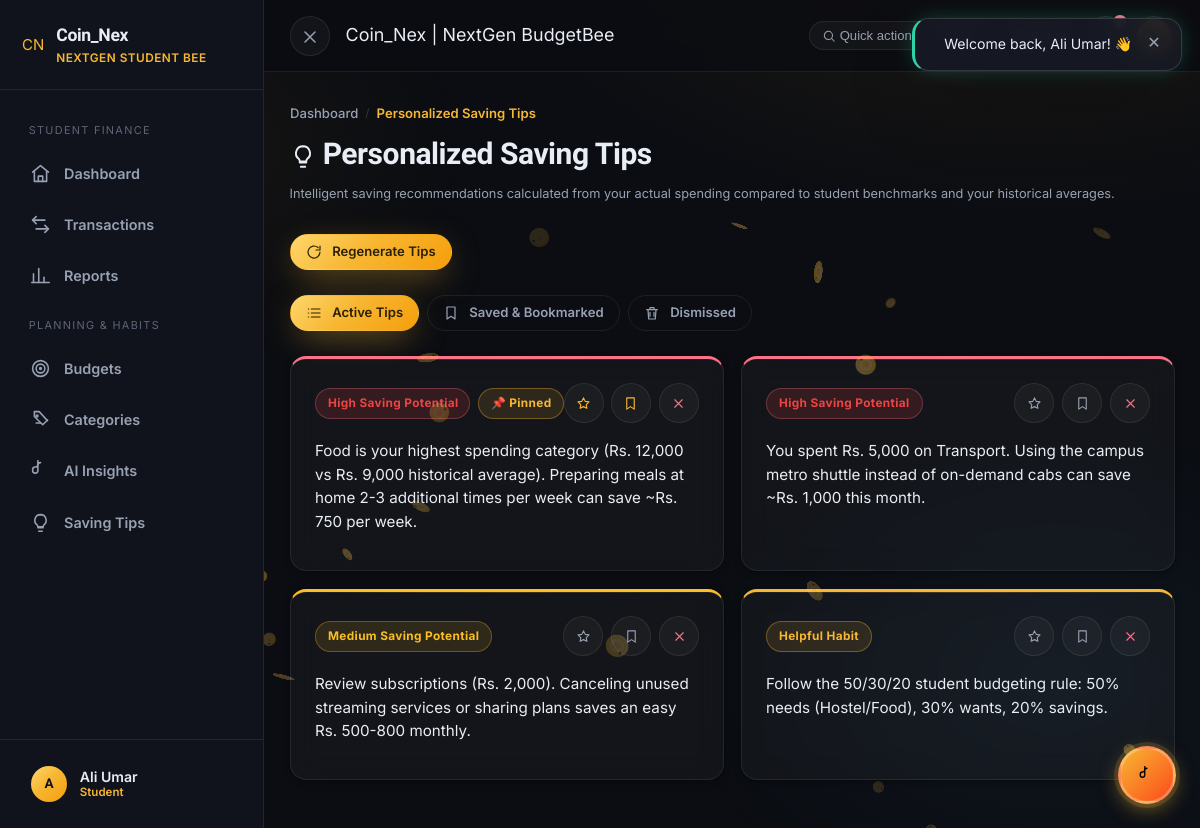
The app's page /tips (signed in) with its own data.
### tables this page shows
CREATE TABLE `tips` (
  `tip_id` int(10) UNSIGNED NOT NULL,
  `user_id` int(10) UNSIGNED NOT NULL,
  `category_id` int(10) UNSIGNED DEFAULT NULL,
  `tip_text` text NOT NULL,
  `rank_score` decimal(6,2) NOT NULL DEFAULT 0.00 COMMENT 'Estimated saving impact ranking',
  `is_pinned` tinyint(1) NOT NULL DEFAULT 0,
  `is_dismissed` tinyint(1) NOT NULL DEFAULT 0,
  `bookmarked` tinyint(1) NOT NULL DEFAULT 0,
  `created_at` datetime NOT NULL DEFAULT current_timestamp()
);

### app/controllers/TipsController.php (called while the page is built, shortened)
<?php
final class TipsController
{
    public function index(): void
    {
        $userId = Helper::userId();
        $filter = (string) Helper::get('view', 'active');
        $tips = Tips::allForUser($userId, $filter);
        require VIEWS_PATH . '/layouts/app-layout.php';
    }
}

### app/core/App.php (called while the page is built, shortened)
<?php
final class App
{
    public static function run(): void
    {
        $path = Helper::basePathUri();
        $segments = $path === '/' ? [] : array_values(array_filter(explode('/', $path), static fn ($s) => $s !== ''));
        [$controllerClass, $methodSegment, $paramOffset] = self::resolve($segments);
        $params = array_slice($segments, $paramOffset);
        $controller = new $controllerClass();
        $controller->{$methodSegment}(...array_values($params));
    }
    private static function resolve(array $segments): array
    {
        $slug = $segments[0] ?? 'home';
        $controller = preg_replace('/[^a-zA-Z0-9_]/', '', $slug);
        $method     = preg_replace('/[^a-zA-Z0-9_]/', '', $segments[1] ?? 'index');
        return [ucfirst($controller) . 'Controller', $method, 2];
    }
}

### public/index.php (called while the page is built, shortened)
<?php
require dirname(__DIR__) . '/config/config.php';
App::run();

### config/config.php (called while the page is built, shortened)
<?php
spl_autoload_register(static function (string $class): void {
    $map = [
        APP_PATH . '/core',
        APP_PATH . '/controllers',
        APP_PATH . '/models',
    ];
    foreach ($map as $dir) {
        $file = $dir . '/' . $class . '.php';
        if (is_file($file)) {
            return;
        }
    }
});

### app/core/Session.php (called while the page is built, shortened)
<?php
final class Session
{
    public static function get(string $key, mixed $default = null): mixed
    {
        return $_SESSION[$key] ?? $default;
    }
}

### app/models/Tips.php (called while the page is built, shortened)
<?php
final class Tips
{
    public static function allForUser(int $userId, string $filter = 'active'): array
    {
        $where = ['user_id = ?'];
        $params = [$userId];
        if ($filter === 'active') {
            $where[] = 'is_dismissed = 0';
        } elseif ($filter === 'bookmarks') {
            $where[] = 'bookmarked = 1';
        } elseif ($filter === 'dismissed') {
            $where[] = 'is_dismissed = 1';
        }
        return Database::fetchAll(
            'SELECT * FROM tips WHERE ' . implode(' AND ', $where) . ' ORDER BY is_pinned DESC, rank_score DESC, tip_id DESC',
            $params
        );
    }
}

### app/core/Database.php (called while the page is built, shortened)
<?php
final class Database
{
    private static ?PDO $pdo = null;
    public static function pdo(): PDO
    {
        if (self::$pdo === null) {
            $dsn = 'mysql:host=' . DB_HOST . ';dbname=' . DB_NAME . ';charset=' . DB_CHARSET;
            self::$pdo = new PDO($dsn, DB_USER, DB_PASS, [
                PDO::ATTR_ERRMODE            => PDO::ERRMODE_EXCEPTION,
                PDO::ATTR_DEFAULT_FETCH_MODE => PDO::FETCH_ASSOC,
                PDO::ATTR_EMULATE_PREPARES   => false,
            ]);
        }
        return self::$pdo;
    }
    public static function run(string $sql, array $params = []): PDOStatement
    {
        $stmt = self::pdo()->prepare($sql);
        $stmt->execute($params);
        return $stmt;
    }
    public static function fetchAll(string $sql, array $params = []): array
    {
        return self::run($sql, $params)->fetchAll();
    }
}

### app/views/pages/tips.php (the view, shortened to what this page needs)
<div class="flex between wrap gap-2 items-center mb-3">
    <div>
        <div class="cc-breadcrumbs">
            <a href="<?= Helper::url('dashboard') ?>" class="crumb-link">Dashboard</a>
            <span class="crumb-sep">/</span>
            <span class="crumb-current">Personalized Saving Tips</span>
        </div>
        <h1 style="margin-top:.3rem;"><?= Helper::icon('bulb', '26') ?> Personalized Saving Tips</h1>
        <p class="muted small">Intelligent saving recommendations calculated from your actual spending compared to student benchmarks and your historical averages.</p>
    </div>
    <form method="post" action="<?= Helper::url('tips/refresh') ?>">
        <button type="submit" class="btn btn-primary btn-sm"><?= Helper::icon('refresh', '15') ?> Regenerate Tips</button>
    </form>
</div>
<div class="flex gap-1 wrap mb-3">
    <a href="<?= Helper::url('tips') ?>" class="btn <?= $filter === 'active' ? 'btn-primary' : 'btn-ghost' ?> btn-sm">
        <?= Helper::icon('list', '15') ?> Active Tips
    </a>
    <a href="<?= Helper::url('tips') ?>?view=bookmarks" class="btn <?= $filter === 'bookmarks' ? 'btn-primary' : 'btn-ghost' ?> btn-sm">
        <?= Helper::icon('bookmark', '15') ?> Saved &amp; Bookmarked
    </a>
    <a href="<?= Helper::url('tips') ?>?view=dismissed" class="btn <?= $filter === 'dismissed' ? 'btn-primary' : 'btn-ghost' ?> btn-sm">
        <?= Helper::icon('trash', '15') ?> Dismissed
    </a>
</div>
<?php if (empty($tips)): ?>
<div class="card text-center animate-up" style="padding:3rem 1.5rem;">
    <div style="font-size:3rem;margin-bottom:.5rem;">💡</div>
    <h2 style="font-size:1.15rem;">No Tips Found</h2>
    <p class="muted small" style="max-width:28rem;margin:0 auto 1.2rem;">
        <?= $filter === 'bookmarks' ? 'You have no saved tips. Click the bookmark icon on any active tip to save it.' : ($filter === 'dismissed' ? 'No dismissed tips in archive.' : 'Log your income and expenses to unlock tailored advice.') ?>
    </p>
    <?php if ($filter !== 'active'): ?>
        <a href="<?= Helper::url('tips') ?>" class="btn btn-ghost btn-sm">Back to Active Tips</a>
    <?php endif; ?>
</div>
<?php else: ?>
<div class="stagger" style="display:grid;grid-template-columns:repeat(auto-fit,minmax(310px,1fr));gap:1.1rem;">
    <?php foreach ($tips as $tip): ?>
    <?php
        $score = (float) $tip['rank_score'];
        $potential = $score >= 85 ? 'High Saving Potential' : ($score >= 70 ? 'Medium Saving Potential' : 'Helpful Habit');
        $badgeCls = $score >= 85 ? 'badge-danger' : ($score >= 70 ? 'badge-warning' : 'badge-brand');
    ?>
    <div class="card card-hover animate-up flex flex-column between" style="border-top:3px solid <?= $score >= 85 ? 'var(--danger)' : ($score >= 70 ? 'var(--warning)' : 'var(--brand)') ?>;">
        <div>
            <div class="flex between items-center mb-2">
                <div class="flex items-center gap-1">
                    <span class="badge <?= $badgeCls ?>"><?= $potential ?></span>
                    <?php if ($tip['is_pinned']): ?>
                        <span class="badge badge-brand" title="Pinned to top">📌 Pinned</span>
                    <?php endif; ?>
                </div>
                <div class="flex items-center gap-1">
                    <form method="post" action="<?= Helper::url('tips/pin/' . (int) $tip['tip_id']) ?>?view=<?= Helper::e($filter) ?>" class="inline">
                        <button class="icon-btn" title="<?= $tip['is_pinned'] ? 'Unpin tip' : 'Pin tip' ?>" style="<?= $tip['is_pinned'] ? 'color:var(--brand);' : '' ?>">
                            <?= Helper::icon('star', '15') ?>
                        </button>
                    </form>
                    <form method="post" action="<?= Helper::url('tips/bookmark/' . (int) $tip['tip_id']) ?>?view=<?= Helper::e($filter) ?>" class="inline">
                        <button class="icon-btn" title="<?= $tip['bookmarked'] ? 'Remove bookmark' : 'Bookmark tip' ?>" style="<?= $tip['bookmarked'] ? 'color:var(--brand);' : '' ?>">
                            <?= Helper::icon('bookmark', '15') ?>
                        </button>
                    </form>
                    <?php if ($tip['is_dismissed']): ?>
                    <form method="post" action="<?= Helper::url('tips/restore/' . (int) $tip['tip_id']) ?>?view=<?= Helper::e($filter) ?>" class="inline">
                        <?= Helper::csrfField() ?>
                        <button class="icon-btn" title="Restore tip"><?= Helper::icon('reply', '15') ?></button>
                    </form>
                    <?php else: ?>
                    <form method="post" action="<?= Helper::url('tips/dismiss/' . (int) $tip['tip_id']) ?>?view=<?= Helper::e($filter) ?>" class="inline" onsubmit="return confirm('Dismiss this tip?');">
                        <button class="icon-btn" title="Dismiss tip" style="color:var(--danger);"><?= Helper::icon('x', '15') ?></button>
                    </form>
                    <?php endif; ?>
                </div>
            </div>
            <p style="font-size:.95rem;line-height:1.55;color:var(--text);margin-bottom:.8rem;"><?= Helper::e($tip['tip_text']) ?></p>
        </div>
    </div>
    <?php endforeach; ?>
</div>
<?php endif; ?>

### app/core/Helper.php (shortened to what this page needs)
<?php
final class Helper
{
    public static function url(string $path = ''): string
    {
        $base = rtrim(BASE_URL, '/');
        $trimmed = ltrim($path, '/');
        return ($base === '' ? '' : $base) . '/' . $trimmed;
    }
    public static function icon(string $name, string $size = '20'): string
    {
        $paths = $icons[$name] ?? '';
        if ($paths === '') return '';
        return '<svg class="cc-icon" width="' . $size . '" height="' . $size . '" viewBox="0 0 24 24" fill="none" stroke="currentColor" stroke-width="1.8" stroke-linecap="round" stroke-linejoin="round" aria-hidden="true">' . $paths . '</svg>';
    }
    public static function e(mixed $value): string
    {
        return htmlspecialchars((string) $value, ENT_QUOTES, 'UTF-8');
    }
    public static function get(string $key, mixed $default = null): mixed
    {
        return $_GET[$key] ?? $default;
    }
    public static function currentUser(): ?array
    {
        $user = Session::get('user');
        return is_array($user) ? $user : null;
    }
    public static function userId(): ?int
    {
        $user = self::currentUser();
        return $user['user_id'] ?? null;
    }
}

### records on screen
tips: rank_score "High Saving Potential", is_pinned "📌 Pinned", $size 15 (drawn), tip_text "Food is your highest spending category (Rs. 12,000 vs Rs. 9,000 historical average). Preparing meals at home 2-3 additional times per week can save ~Rs. 750 per week."
tips: rank_score "High Saving Potential", $size 15 (drawn), tip_text "You spent Rs. 5,000 on Transport. Using the campus metro shuttle instead of on-demand cabs can save ~Rs. 1,000 this month."
tips: rank_score "Medium Saving Potential", $size 15 (drawn), tip_text "Review subscriptions (Rs. 2,000). Canceling unused streaming services or sharing plans saves an easy Rs. 500-800 monthly."
tips: rank_score "Helpful Habit", $size 15 (drawn), tip_text "Follow the 50/30/20 student budgeting rule: 50% needs (Hostel/Food), 30% wants, 20% savings."

### other values on screen
Helper::e(APP_NAME) "Coin_Nex"
$label "Dashboard"
$label "Transactions"
$label "Reports"
$label "Budgets"
$label "Categories"
$label "AI Insights"
$label "Saving Tips"
Helper::e(mb_strtoupper(mb_substr($currentUser['name'] ?? 'U', 0, 1))) "A"
Helper::e($currentUser['name'] ?? 'User') "Ali Umar"
Helper::e($currentUser['role'] ?? 'student') "Student"
Helper::e($pageTitle) "Coin_Nex | NextGen BudgetBee"
